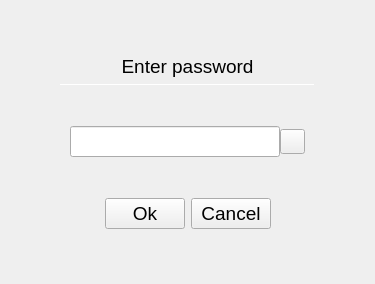
<?xml version="1.0" encoding="UTF-8"?>
<ui version="4.0">
 <class>PasswordOverlay</class>
 <widget class="QWidget" name="PasswordOverlay">
  <property name="geometry">
   <rect>
    <x>0</x>
    <y>0</y>
    <width>375</width>
    <height>284</height>
   </rect>
  </property>
  <property name="windowTitle">
   <string>Form</string>
  </property>
  <layout class="QVBoxLayout" name="verticalLayout">
   <property name="leftMargin">
    <number>10</number>
   </property>
   <property name="topMargin">
    <number>10</number>
   </property>
   <property name="rightMargin">
    <number>10</number>
   </property>
   <property name="bottomMargin">
    <number>10</number>
   </property>
   <item>
    <widget class="QWidget" name="outerWidget" native="true">
     <layout class="QVBoxLayout" name="verticalLayout_2">
      <property name="leftMargin">
       <number>40</number>
      </property>
      <property name="topMargin">
       <number>40</number>
      </property>
      <property name="rightMargin">
       <number>40</number>
      </property>
      <property name="bottomMargin">
       <number>40</number>
      </property>
      <item>
       <widget class="QWidget" name="passwordWidget" native="true">
        <layout class="QVBoxLayout" name="verticalLayout_3">
         <property name="leftMargin">
          <number>10</number>
         </property>
         <property name="topMargin">
          <number>5</number>
         </property>
         <property name="rightMargin">
          <number>10</number>
         </property>
         <property name="bottomMargin">
          <number>5</number>
         </property>
         <item>
          <widget class="QLabel" name="titleLabel">
           <property name="font">
            <font>
             <pointsize>14</pointsize>
            </font>
           </property>
           <property name="text">
            <string>Enter password</string>
           </property>
           <property name="alignment">
            <set>Qt::AlignCenter</set>
           </property>
          </widget>
         </item>
         <item>
          <widget class="Line" name="passwordLine">
           <property name="maximumSize">
            <size>
             <width>16777215</width>
             <height>1</height>
            </size>
           </property>
           <property name="orientation">
            <enum>Qt::Horizontal</enum>
           </property>
          </widget>
         </item>
         <item>
          <spacer name="verticalSpacer">
           <property name="orientation">
            <enum>Qt::Vertical</enum>
           </property>
           <property name="sizeHint" stdset="0">
            <size>
             <width>20</width>
             <height>40</height>
            </size>
           </property>
          </spacer>
         </item>
         <item>
          <layout class="QHBoxLayout" name="horizontalLayout_2">
           <property name="spacing">
            <number>0</number>
           </property>
           <property name="leftMargin">
            <number>10</number>
           </property>
           <property name="rightMargin">
            <number>10</number>
           </property>
           <item>
            <widget class="QLineEdit" name="passwordLineEdit">
             <property name="font">
              <font>
               <pointsize>14</pointsize>
              </font>
             </property>
             <property name="echoMode">
              <enum>QLineEdit::Password</enum>
             </property>
             <property name="placeholderText">
              <string/>
             </property>
            </widget>
           </item>
           <item>
            <widget class="QPushButton" name="showPasswordButton">
             <property name="minimumSize">
              <size>
               <width>25</width>
               <height>25</height>
              </size>
             </property>
             <property name="maximumSize">
              <size>
               <width>25</width>
               <height>25</height>
              </size>
             </property>
             <property name="text">
              <string/>
             </property>
            </widget>
           </item>
          </layout>
         </item>
         <item>
          <spacer name="verticalSpacer_2">
           <property name="orientation">
            <enum>Qt::Vertical</enum>
           </property>
           <property name="sizeHint" stdset="0">
            <size>
             <width>20</width>
             <height>40</height>
            </size>
           </property>
          </spacer>
         </item>
         <item>
          <layout class="QHBoxLayout" name="horizontalLayout">
           <item>
            <spacer name="horizontalSpacer">
             <property name="orientation">
              <enum>Qt::Horizontal</enum>
             </property>
             <property name="sizeHint" stdset="0">
              <size>
               <width>40</width>
               <height>20</height>
              </size>
             </property>
            </spacer>
           </item>
           <item>
            <widget class="QPushButton" name="okButton">
             <property name="font">
              <font>
               <pointsize>14</pointsize>
              </font>
             </property>
             <property name="text">
              <string>Ok</string>
             </property>
            </widget>
           </item>
           <item>
            <widget class="QPushButton" name="cancelButton">
             <property name="font">
              <font>
               <pointsize>14</pointsize>
              </font>
             </property>
             <property name="text">
              <string>Cancel</string>
             </property>
            </widget>
           </item>
           <item>
            <spacer name="horizontalSpacer_2">
             <property name="orientation">
              <enum>Qt::Horizontal</enum>
             </property>
             <property name="sizeHint" stdset="0">
              <size>
               <width>40</width>
               <height>20</height>
              </size>
             </property>
            </spacer>
           </item>
          </layout>
         </item>
        </layout>
       </widget>
      </item>
     </layout>
    </widget>
   </item>
  </layout>
 </widget>
 <resources/>
 <connections/>
</ui>
